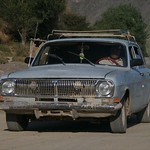
#> input picture car/1043927204.jpg, 150 x 150 px; its folder holds 4 pictures in this run
$ python generate_data_224.py
#> lines starting #> are read from the running program, lines starting #| are printed output that depends on the picture
# import
from PIL import Image
import os,glob
import numpy as np
from numpy.lib.function_base import append
from sklearn import model_selection

# パラメーターの初期化
classes = ['car' , 'motorbike']
num_classes = len(classes)
image_size = 224

# 画像の読み込みとNumpy配列への変換
X = []
Y = []

for index,classlabel in enumerate(classes):
    photos_dir = './' + classlabel
    files = glob.glob(photos_dir + '/*.jpg')
    for i , file in enumerate(files):
        image = Image.open(file)
#> image is the input picture: PIL image 150x150 RGB; mean R, G, B 71.7, 71.2, 64.7
        image = image.convert('RGB')
        image = image.resize((image_size,image_size))
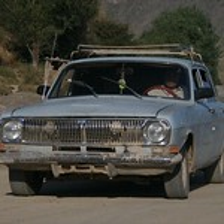
#> image: PIL image 224x224 RGB; mean R, G, B 71.7, 71.2, 64.7
        data = np.asarray(image)
        X.append(data)
        Y.append(index)

X = np.array(X)
Y = np.array(Y)

X_train,X_test , y_train, y_test = model_selection.train_test_split(X,Y)
xy = (X_train,X_test,y_train,y_test )
#> (the run stopped early here; a loop or call above may not have finished)
